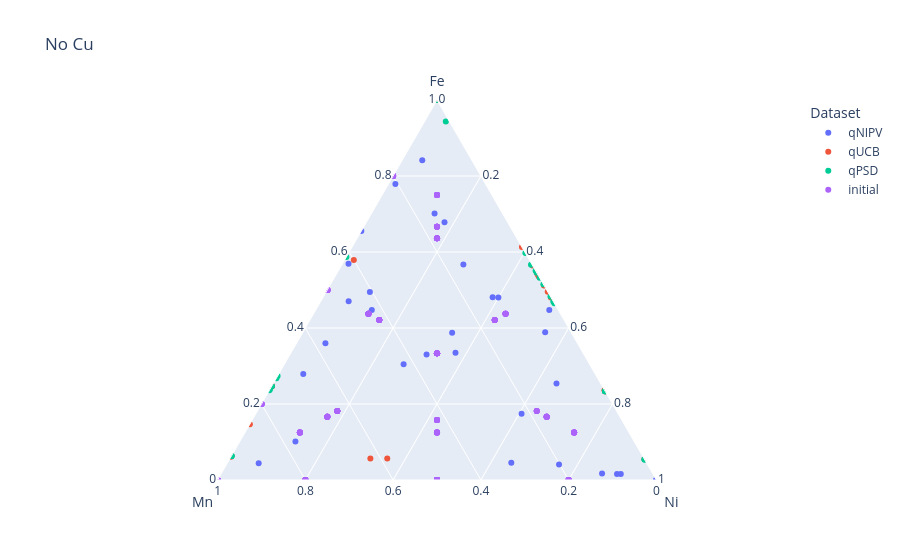
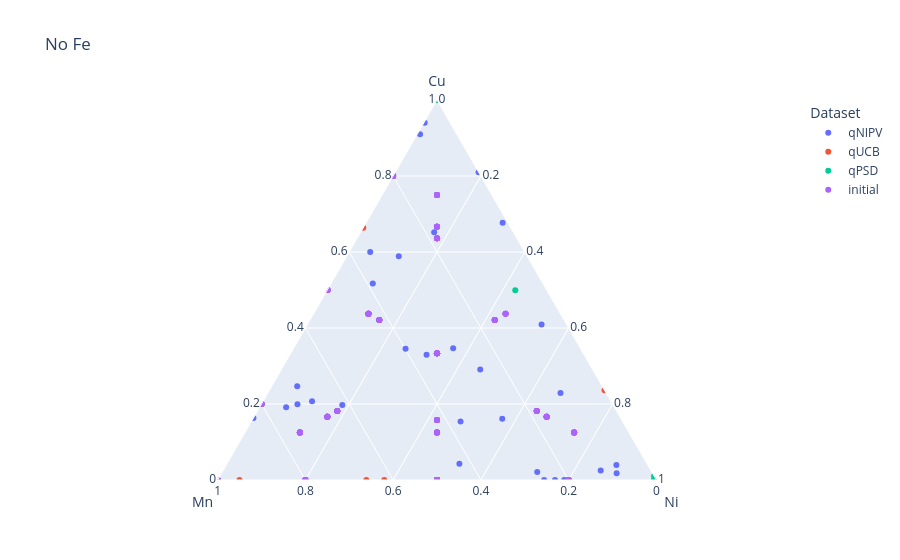
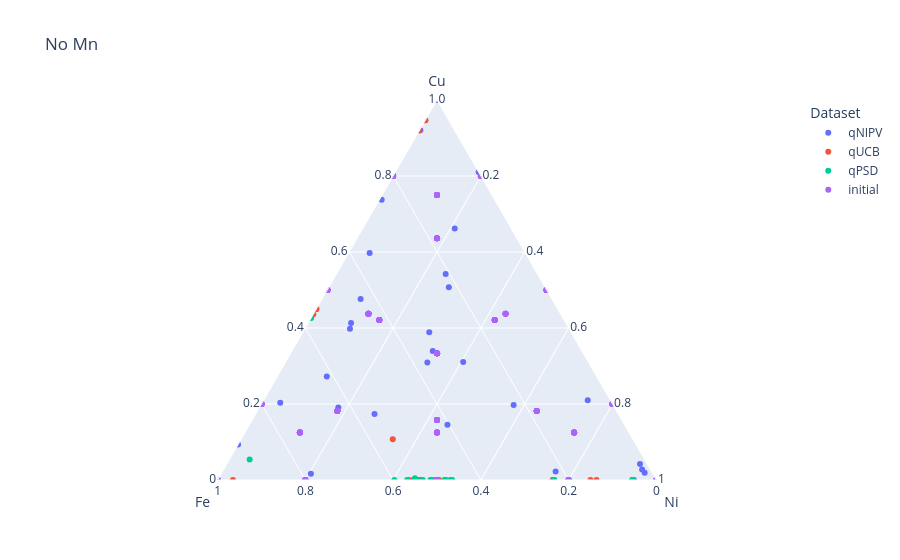
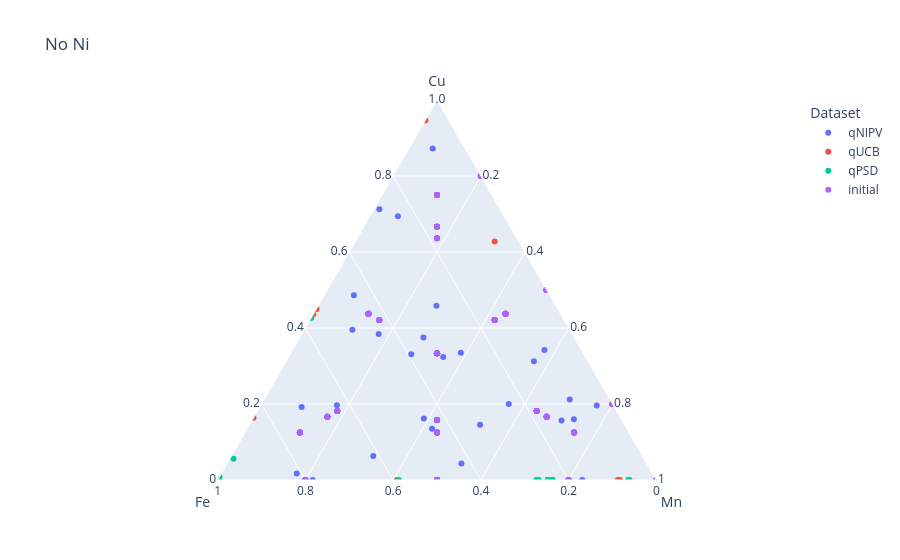

Source (notebook cell) for these figures, in order:
### Code cell
# flat ternary plots which omit Time

import plotly.express as px

# No Cu
fig1 = px.scatter_ternary(combined_df, a='Fe', b='Mn', c='Ni',
              color='Dataset', title='No Cu')

# No Fe
fig2 = px.scatter_ternary(combined_df, a='Cu', b='Mn', c='Ni',
              color='Dataset', title='No Fe')

# No Mn
fig3 = px.scatter_ternary(combined_df, a='Cu', b='Fe', c='Ni',
              color='Dataset', title='No Mn')

# No Ni
fig4 = px.scatter_ternary(combined_df, a='Cu', b='Fe', c='Mn',
              color='Dataset', title='No Ni')

fig1.show()
fig2.show()
fig3.show()
fig4.show()

### Figure 1 — Plotly figure (JSON) as saved in the notebook; plotly's stock layout.template omitted (floating-point values rounded to 4 significant figures; data arrays with more than 128 entries replaced by an {"elided": "..."} marker saying what was removed)
{"data": [{"a": [0.3212, 0.1712, 0.0409, 0.2074, 0.0735, 0.2483, 0.394, 0.241, 0.0153, 0.4806, 0.6138, 0.0, 0.0157, 0.3103, 0.0359, 0.2625, 0.2079, 0.0382, 0.2922, 0.48, 0.686, 0.4496, 0.0823, 0.6688, 0.2259, 0.223, 0.0166, 0.2734, 0.2989, 0.4818], "b": [0.2633, 0.2163, 0.2014, 0.0094, 0.0539, 0.2699, 0.374, 0.0636, 0.0703, 0.1329, 0.3231, 0.0002, 0.0803, 0.4955, 0.7213, 0.2599, 0.0825, 0.2603, 0.2051, 0.1201, 0.0919, 0.0994, 0.6252, 0.1416, 0.5382, 0.3101, 0.1125, 0.0414, 0.259, 0.1327], "c": [0.0647, 0.5949, 0.7576, 0.2465, 0.0018, 0.2341, 0.1124, 0.0049, 0.8754, 0.3865, 0.0, 0.1897, 0.8862, 0.0568, 0.0584, 0.0353, 0.5284, 0.5464, 0.2572, 0.3998, 0.0372, 0.0923, 0.1025, 0.1754, 0.045, 0.1987, 0.8463, 0.3878, 0.3342, 0.2348], "hovertemplate": "Dataset=qNIPV<br>Fe=%{a}<br>Mn=%{b}<br>Ni=%{c}<extra></extra>", "legendgroup": "qNIPV", "marker": {"color": "#636efa", "symbol": "circle"}, "mode": "markers", "name": "qNIPV", "showlegend": true, "subplot": "ternary", "type": "scatterternary"}, {"a": [0.5639, 0.5126, 0.4809, 0.2476, 0.0547, 0.0534, 0.0565, 0.0636, 0.2454, 0.5364, 0.5392, 0.0612, 0.0566, 0.4805, 0.5497, 0.2359, 0.5645, 0.0534, 0.5789, 0.2474, 0.5117, 0.2472, 0.5473, 0.2343, 0.5501, 0.236, 0.4953, 0.5448, 0.2332, 0.0548], "b": [0.0, 0.0, 0.0, 0.7524, 0.3175, 0.0, 0.6236, 0.9364, 0.7546, 0.0, 0.0, 0.9388, 0.585, 0.0, 0.0, 0.0, 0.0, 0.0, 0.4001, 0.7526, 0.0, 0.7528, 0.0, 0.0, 0.0, 0.0, 0.0, 0.0, 0.0, 0.0], "c": [0.0, 0.4874, 0.5191, 0.0, 0.0, 0.0, 0.3199, 0.0, 0.0, 0.4636, 0.4608, 0.0, 0.3583, 0.5195, 0.0, 0.7641, 0.4355, 0.0, 0.021, 0.0, 0.4883, 0.0, 0.3457, 0.7657, 0.0, 0.764, 0.5047, 0.4552, 0.7668, 0.9452], "hovertemplate": "Dataset=qUCB<br>Fe=%{a}<br>Mn=%{b}<br>Ni=%{c}<extra></extra>", "legendgroup": "qUCB", "marker": {"color": "#EF553B", "symbol": "circle"}, "mode": "markers", "name": "qUCB", "showlegend": true, "subplot": "ternary", "type": "scatterternary"}, {"a": [0.2343, 0.247, 0.5479, 0.2339, 0.0632, 0.2334, 0.4827, 0.8932, 0.5734, 0.0632, 0.5322, 0.515, 0.5453, 0.4652, 0.47, 0.0632, 0.2471, 0.5972, 0.587, 0.0547, 0.2336, 0.2359, 0.2338, 0.268, 0.2382, 0.2345, 0.0632, 0.5664, 0.2734, 0.0533], "b": [0.0, 0.753, 0.0, 0.0, 0.9368, 0.0, 0.0, 0.0077, 0.0, 0.9368, 0.0, 0.0, 0.0, 0.0, 0.0, 0.9368, 0.7529, 0.0, 0.413, 0.0, 0.0, 0.7641, 0.0, 0.732, 0.7618, 0.0, 0.9368, 0.0025, 0.7266, 0.0], "c": [0.7657, 0.0, 0.4473, 0.7661, 0.0, 0.7666, 0.5173, 0.0458, 0.0, 0.0, 0.4678, 0.485, 0.4547, 0.5348, 0.53, 0.0, 0.0, 0.4028, 0.0, 0.9453, 0.7664, 0.0, 0.7662, 0.0, 0.0, 0.7655, 0.0, 0.431, 0.0, 0.9467], "hovertemplate": "Dataset=qPSD<br>Fe=%{a}<br>Mn=%{b}<br>Ni=%{c}<extra></extra>", "legendgroup": "qPSD", "marker": {"color": "#00cc96", "symbol": "circle"}, "mode": "markers", "name": "qPSD", "showlegend": true, "subplot": "ternary", "type": "scatterternary"}, {"a": {"elided": "263 float values"}, "b": {"elided": "263 float values"}, "c": {"elided": "263 float values"}, "hovertemplate": "Dataset=initial<br>Fe=%{a}<br>Mn=%{b}<br>Ni=%{c}<extra></extra>", "legendgroup": "initial", "marker": {"color": "#ab63fa", "symbol": "circle"}, "mode": "markers", "name": "initial", "showlegend": true, "subplot": "ternary", "type": "scatterternary"}], "layout": {"legend": {"title": {"text": "Dataset"}, "tracegroupgap": 0}, "ternary": {"aaxis": {"title": {"text": "Fe"}}, "baxis": {"title": {"text": "Mn"}}, "caxis": {"title": {"text": "Ni"}}, "domain": {"x": [0, 1], "y": [0, 1]}}, "title": {"text": "No Cu"}}}

### Figure 2 — Plotly figure (JSON) as saved in the notebook; plotly's stock layout.template omitted (floating-point values rounded to 4 significant figures; data arrays with more than 128 entries replaced by an {"elided": "..."} marker saying what was removed)
{"data": [{"a": [0.3508, 0.0175, 0.0, 0.5367, 0.8708, 0.2477, 0.1196, 0.6905, 0.0389, 0.0, 0.0631, 0.8101, 0.0178, 0.1374, 0.1843, 0.4423, 0.1812, 0.1551, 0.2456, 0.0, 0.1849, 0.3587, 0.19, 0.0142, 0.1909, 0.2681, 0.0246, 0.2975, 0.1078, 0.1507], "b": [0.2633, 0.2163, 0.2014, 0.0094, 0.0539, 0.2699, 0.374, 0.0636, 0.0703, 0.1329, 0.3231, 0.0002, 0.0803, 0.4955, 0.7213, 0.2599, 0.0825, 0.2603, 0.2051, 0.1201, 0.0919, 0.0994, 0.6252, 0.1416, 0.5382, 0.3101, 0.1125, 0.0414, 0.259, 0.1327], "c": [0.0647, 0.5949, 0.7576, 0.2465, 0.0018, 0.2341, 0.1124, 0.0049, 0.8754, 0.3865, 0.0, 0.1897, 0.8862, 0.0568, 0.0584, 0.0353, 0.5284, 0.5464, 0.2572, 0.3998, 0.0372, 0.0923, 0.1025, 0.1754, 0.045, 0.1987, 0.8463, 0.3878, 0.3342, 0.2348], "hovertemplate": "Dataset=qNIPV<br>Cu=%{a}<br>Mn=%{b}<br>Ni=%{c}<extra></extra>", "legendgroup": "qNIPV", "marker": {"color": "#636efa", "symbol": "circle"}, "mode": "markers", "name": "qNIPV", "showlegend": true, "subplot": "ternary", "type": "scatterternary"}, {"a": [0.4361, 0.0, 0.0, 0.0, 0.6278, 0.9466, 0.0, 0.0, 0.0, 0.0, 0.0, 0.0, 0.0, 0.0, 0.4503, 0.0, 0.0, 0.9466, 0.0, 0.0, 0.0, 0.0, 0.107, 0.0, 0.4499, 0.0, 0.0, 0.0, 0.0, 0.0], "b": [0.0, 0.0, 0.0, 0.7524, 0.3175, 0.0, 0.6236, 0.9364, 0.7546, 0.0, 0.0, 0.9388, 0.585, 0.0, 0.0, 0.0, 0.0, 0.0, 0.4001, 0.7526, 0.0, 0.7528, 0.0, 0.0, 0.0, 0.0, 0.0, 0.0, 0.0, 0.0], "c": [0.0, 0.4874, 0.5191, 0.0, 0.0, 0.0, 0.3199, 0.0, 0.0, 0.4636, 0.4608, 0.0, 0.3583, 0.5195, 0.0, 0.7641, 0.4355, 0.0, 0.021, 0.0, 0.4883, 0.0, 0.3457, 0.7657, 0.0, 0.764, 0.5047, 0.4552, 0.7668, 0.9452], "hovertemplate": "Dataset=qUCB<br>Cu=%{a}<br>Mn=%{b}<br>Ni=%{c}<extra></extra>", "legendgroup": "qUCB", "marker": {"color": "#EF553B", "symbol": "circle"}, "mode": "markers", "name": "qUCB", "showlegend": true, "subplot": "ternary", "type": "scatterternary"}, {"a": [0.0, 0.0, 0.0048, 0.0, 0.0, 0.0, 0.0, 0.0533, 0.4266, 0.0, 0.0, 0.0, 0.0, 0.0, 0.0, 0.0, 0.0, 0.0, 0.0, 0.0, 0.0, 0.0, 0.0, 0.0, 0.0, 0.0, 0.0, 0.0001, 0.0, 0.0], "b": [0.0, 0.753, 0.0, 0.0, 0.9368, 0.0, 0.0, 0.0077, 0.0, 0.9368, 0.0, 0.0, 0.0, 0.0, 0.0, 0.9368, 0.7529, 0.0, 0.413, 0.0, 0.0, 0.7641, 0.0, 0.732, 0.7618, 0.0, 0.9368, 0.0025, 0.7266, 0.0], "c": [0.7657, 0.0, 0.4473, 0.7661, 0.0, 0.7666, 0.5173, 0.0458, 0.0, 0.0, 0.4678, 0.485, 0.4547, 0.5348, 0.53, 0.0, 0.0, 0.4028, 0.0, 0.9453, 0.7664, 0.0, 0.7662, 0.0, 0.0, 0.7655, 0.0, 0.431, 0.0, 0.9467], "hovertemplate": "Dataset=qPSD<br>Cu=%{a}<br>Mn=%{b}<br>Ni=%{c}<extra></extra>", "legendgroup": "qPSD", "marker": {"color": "#00cc96", "symbol": "circle"}, "mode": "markers", "name": "qPSD", "showlegend": true, "subplot": "ternary", "type": "scatterternary"}, {"a": {"elided": "263 float values"}, "b": {"elided": "263 float values"}, "c": {"elided": "263 float values"}, "hovertemplate": "Dataset=initial<br>Cu=%{a}<br>Mn=%{b}<br>Ni=%{c}<extra></extra>", "legendgroup": "initial", "marker": {"color": "#ab63fa", "symbol": "circle"}, "mode": "markers", "name": "initial", "showlegend": true, "subplot": "ternary", "type": "scatterternary"}], "layout": {"legend": {"title": {"text": "Dataset"}, "tracegroupgap": 0}, "ternary": {"aaxis": {"title": {"text": "Cu"}}, "baxis": {"title": {"text": "Mn"}}, "caxis": {"title": {"text": "Ni"}}, "domain": {"x": [0, 1], "y": [0, 1]}}, "title": {"text": "No Fe"}}}

### Figure 3 — Plotly figure (JSON) as saved in the notebook; plotly's stock layout.template omitted (floating-point values rounded to 4 significant figures; data arrays with more than 128 entries replaced by an {"elided": "..."} marker saying what was removed)
{"data": [{"a": [0.3508, 0.0175, 0.0, 0.5367, 0.8708, 0.2477, 0.1196, 0.6905, 0.0389, 0.0, 0.0631, 0.8101, 0.0178, 0.1374, 0.1843, 0.4423, 0.1812, 0.1551, 0.2456, 0.0, 0.1849, 0.3587, 0.19, 0.0142, 0.1909, 0.2681, 0.0246, 0.2975, 0.1078, 0.1507], "b": [0.3212, 0.1712, 0.0409, 0.2074, 0.0735, 0.2483, 0.394, 0.241, 0.0153, 0.4806, 0.6138, 0.0, 0.0157, 0.3103, 0.0359, 0.2625, 0.2079, 0.0382, 0.2922, 0.48, 0.686, 0.4496, 0.0823, 0.6688, 0.2259, 0.223, 0.0166, 0.2734, 0.2989, 0.4818], "c": [0.0647, 0.5949, 0.7576, 0.2465, 0.0018, 0.2341, 0.1124, 0.0049, 0.8754, 0.3865, 0.0, 0.1897, 0.8862, 0.0568, 0.0584, 0.0353, 0.5284, 0.5464, 0.2572, 0.3998, 0.0372, 0.0923, 0.1025, 0.1754, 0.045, 0.1987, 0.8463, 0.3878, 0.3342, 0.2348], "hovertemplate": "Dataset=qNIPV<br>Cu=%{a}<br>Fe=%{b}<br>Ni=%{c}<extra></extra>", "legendgroup": "qNIPV", "marker": {"color": "#636efa", "symbol": "circle"}, "mode": "markers", "name": "qNIPV", "showlegend": true, "subplot": "ternary", "type": "scatterternary"}, {"a": [0.4361, 0.0, 0.0, 0.0, 0.6278, 0.9466, 0.0, 0.0, 0.0, 0.0, 0.0, 0.0, 0.0, 0.0, 0.4503, 0.0, 0.0, 0.9466, 0.0, 0.0, 0.0, 0.0, 0.107, 0.0, 0.4499, 0.0, 0.0, 0.0, 0.0, 0.0], "b": [0.5639, 0.5126, 0.4809, 0.2476, 0.0547, 0.0534, 0.0565, 0.0636, 0.2454, 0.5364, 0.5392, 0.0612, 0.0566, 0.4805, 0.5497, 0.2359, 0.5645, 0.0534, 0.5789, 0.2474, 0.5117, 0.2472, 0.5473, 0.2343, 0.5501, 0.236, 0.4953, 0.5448, 0.2332, 0.0548], "c": [0.0, 0.4874, 0.5191, 0.0, 0.0, 0.0, 0.3199, 0.0, 0.0, 0.4636, 0.4608, 0.0, 0.3583, 0.5195, 0.0, 0.7641, 0.4355, 0.0, 0.021, 0.0, 0.4883, 0.0, 0.3457, 0.7657, 0.0, 0.764, 0.5047, 0.4552, 0.7668, 0.9452], "hovertemplate": "Dataset=qUCB<br>Cu=%{a}<br>Fe=%{b}<br>Ni=%{c}<extra></extra>", "legendgroup": "qUCB", "marker": {"color": "#EF553B", "symbol": "circle"}, "mode": "markers", "name": "qUCB", "showlegend": true, "subplot": "ternary", "type": "scatterternary"}, {"a": [0.0, 0.0, 0.0048, 0.0, 0.0, 0.0, 0.0, 0.0533, 0.4266, 0.0, 0.0, 0.0, 0.0, 0.0, 0.0, 0.0, 0.0, 0.0, 0.0, 0.0, 0.0, 0.0, 0.0, 0.0, 0.0, 0.0, 0.0, 0.0001, 0.0, 0.0], "b": [0.2343, 0.247, 0.5479, 0.2339, 0.0632, 0.2334, 0.4827, 0.8932, 0.5734, 0.0632, 0.5322, 0.515, 0.5453, 0.4652, 0.47, 0.0632, 0.2471, 0.5972, 0.587, 0.0547, 0.2336, 0.2359, 0.2338, 0.268, 0.2382, 0.2345, 0.0632, 0.5664, 0.2734, 0.0533], "c": [0.7657, 0.0, 0.4473, 0.7661, 0.0, 0.7666, 0.5173, 0.0458, 0.0, 0.0, 0.4678, 0.485, 0.4547, 0.5348, 0.53, 0.0, 0.0, 0.4028, 0.0, 0.9453, 0.7664, 0.0, 0.7662, 0.0, 0.0, 0.7655, 0.0, 0.431, 0.0, 0.9467], "hovertemplate": "Dataset=qPSD<br>Cu=%{a}<br>Fe=%{b}<br>Ni=%{c}<extra></extra>", "legendgroup": "qPSD", "marker": {"color": "#00cc96", "symbol": "circle"}, "mode": "markers", "name": "qPSD", "showlegend": true, "subplot": "ternary", "type": "scatterternary"}, {"a": {"elided": "263 float values"}, "b": {"elided": "263 float values"}, "c": {"elided": "263 float values"}, "hovertemplate": "Dataset=initial<br>Cu=%{a}<br>Fe=%{b}<br>Ni=%{c}<extra></extra>", "legendgroup": "initial", "marker": {"color": "#ab63fa", "symbol": "circle"}, "mode": "markers", "name": "initial", "showlegend": true, "subplot": "ternary", "type": "scatterternary"}], "layout": {"legend": {"title": {"text": "Dataset"}, "tracegroupgap": 0}, "ternary": {"aaxis": {"title": {"text": "Cu"}}, "baxis": {"title": {"text": "Fe"}}, "caxis": {"title": {"text": "Ni"}}, "domain": {"x": [0, 1], "y": [0, 1]}}, "title": {"text": "No Mn"}}}

### Figure 4 — Plotly figure (JSON) as saved in the notebook; plotly's stock layout.template omitted (floating-point values rounded to 4 significant figures; data arrays with more than 128 entries replaced by an {"elided": "..."} marker saying what was removed)
{"data": [{"a": [0.3508, 0.0175, 0.0, 0.5367, 0.8708, 0.2477, 0.1196, 0.6905, 0.0389, 0.0, 0.0631, 0.8101, 0.0178, 0.1374, 0.1843, 0.4423, 0.1812, 0.1551, 0.2456, 0.0, 0.1849, 0.3587, 0.19, 0.0142, 0.1909, 0.2681, 0.0246, 0.2975, 0.1078, 0.1507], "b": [0.3212, 0.1712, 0.0409, 0.2074, 0.0735, 0.2483, 0.394, 0.241, 0.0153, 0.4806, 0.6138, 0.0, 0.0157, 0.3103, 0.0359, 0.2625, 0.2079, 0.0382, 0.2922, 0.48, 0.686, 0.4496, 0.0823, 0.6688, 0.2259, 0.223, 0.0166, 0.2734, 0.2989, 0.4818], "c": [0.2633, 0.2163, 0.2014, 0.0094, 0.0539, 0.2699, 0.374, 0.0636, 0.0703, 0.1329, 0.3231, 0.0002, 0.0803, 0.4955, 0.7213, 0.2599, 0.0825, 0.2603, 0.2051, 0.1201, 0.0919, 0.0994, 0.6252, 0.1416, 0.5382, 0.3101, 0.1125, 0.0414, 0.259, 0.1327], "hovertemplate": "Dataset=qNIPV<br>Cu=%{a}<br>Fe=%{b}<br>Mn=%{c}<extra></extra>", "legendgroup": "qNIPV", "marker": {"color": "#636efa", "symbol": "circle"}, "mode": "markers", "name": "qNIPV", "showlegend": true, "subplot": "ternary", "type": "scatterternary"}, {"a": [0.4361, 0.0, 0.0, 0.0, 0.6278, 0.9466, 0.0, 0.0, 0.0, 0.0, 0.0, 0.0, 0.0, 0.0, 0.4503, 0.0, 0.0, 0.9466, 0.0, 0.0, 0.0, 0.0, 0.107, 0.0, 0.4499, 0.0, 0.0, 0.0, 0.0, 0.0], "b": [0.5639, 0.5126, 0.4809, 0.2476, 0.0547, 0.0534, 0.0565, 0.0636, 0.2454, 0.5364, 0.5392, 0.0612, 0.0566, 0.4805, 0.5497, 0.2359, 0.5645, 0.0534, 0.5789, 0.2474, 0.5117, 0.2472, 0.5473, 0.2343, 0.5501, 0.236, 0.4953, 0.5448, 0.2332, 0.0548], "c": [0.0, 0.0, 0.0, 0.7524, 0.3175, 0.0, 0.6236, 0.9364, 0.7546, 0.0, 0.0, 0.9388, 0.585, 0.0, 0.0, 0.0, 0.0, 0.0, 0.4001, 0.7526, 0.0, 0.7528, 0.0, 0.0, 0.0, 0.0, 0.0, 0.0, 0.0, 0.0], "hovertemplate": "Dataset=qUCB<br>Cu=%{a}<br>Fe=%{b}<br>Mn=%{c}<extra></extra>", "legendgroup": "qUCB", "marker": {"color": "#EF553B", "symbol": "circle"}, "mode": "markers", "name": "qUCB", "showlegend": true, "subplot": "ternary", "type": "scatterternary"}, {"a": [0.0, 0.0, 0.0048, 0.0, 0.0, 0.0, 0.0, 0.0533, 0.4266, 0.0, 0.0, 0.0, 0.0, 0.0, 0.0, 0.0, 0.0, 0.0, 0.0, 0.0, 0.0, 0.0, 0.0, 0.0, 0.0, 0.0, 0.0, 0.0001, 0.0, 0.0], "b": [0.2343, 0.247, 0.5479, 0.2339, 0.0632, 0.2334, 0.4827, 0.8932, 0.5734, 0.0632, 0.5322, 0.515, 0.5453, 0.4652, 0.47, 0.0632, 0.2471, 0.5972, 0.587, 0.0547, 0.2336, 0.2359, 0.2338, 0.268, 0.2382, 0.2345, 0.0632, 0.5664, 0.2734, 0.0533], "c": [0.0, 0.753, 0.0, 0.0, 0.9368, 0.0, 0.0, 0.0077, 0.0, 0.9368, 0.0, 0.0, 0.0, 0.0, 0.0, 0.9368, 0.7529, 0.0, 0.413, 0.0, 0.0, 0.7641, 0.0, 0.732, 0.7618, 0.0, 0.9368, 0.0025, 0.7266, 0.0], "hovertemplate": "Dataset=qPSD<br>Cu=%{a}<br>Fe=%{b}<br>Mn=%{c}<extra></extra>", "legendgroup": "qPSD", "marker": {"color": "#00cc96", "symbol": "circle"}, "mode": "markers", "name": "qPSD", "showlegend": true, "subplot": "ternary", "type": "scatterternary"}, {"a": {"elided": "263 float values"}, "b": {"elided": "263 float values"}, "c": {"elided": "263 float values"}, "hovertemplate": "Dataset=initial<br>Cu=%{a}<br>Fe=%{b}<br>Mn=%{c}<extra></extra>", "legendgroup": "initial", "marker": {"color": "#ab63fa", "symbol": "circle"}, "mode": "markers", "name": "initial", "showlegend": true, "subplot": "ternary", "type": "scatterternary"}], "layout": {"legend": {"title": {"text": "Dataset"}, "tracegroupgap": 0}, "ternary": {"aaxis": {"title": {"text": "Cu"}}, "baxis": {"title": {"text": "Fe"}}, "caxis": {"title": {"text": "Mn"}}, "domain": {"x": [0, 1], "y": [0, 1]}}, "title": {"text": "No Ni"}}}
